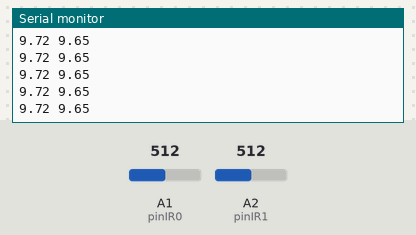
A sketch run on a simulated Arduino Uno, built with avr-gcc and run on an emulated ATmega328P. Shown: the last lines printed to the serial monitor. The inputs (shaded band) are chosen by the test bench; at power-on: A2 (pinIR1) = 512, A1 (pinIR0) = 512.

Above: at 2.7 s.
2.8 s: A2 (pinIR1) set to 80
At 2.86 s:
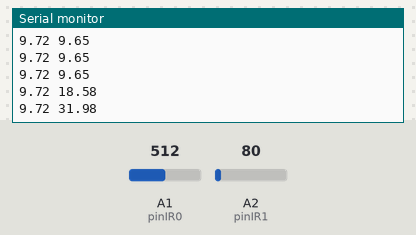
4.3 s: A2 (pinIR1) set to 70
At 4.39 s:
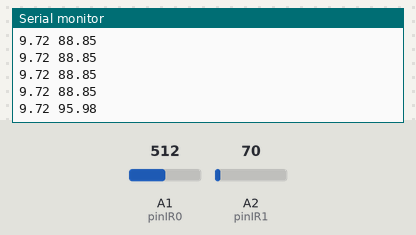
Timing chart, 0 to 7.3 s (numbered marks = the images above; inputs shaded):
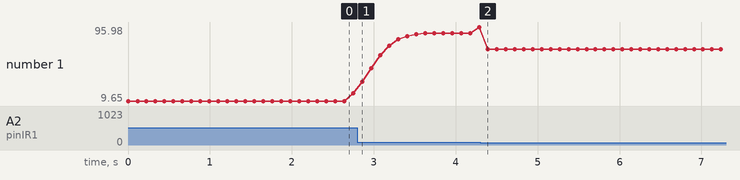

The sketch:

test_ino.ino
```cpp
// #include <PID_v1.h>
// #include <math.h>
// #include <SharpIR.h>
//#include <DistanceGP2Y0A02YK.h>
#include <DistanceGP2Y0A21YK.h>
//#include <MazebusterIR.h>
//#include <SharpIR.h>
#define pinIR0 A1
#define pinIR1 A2
#define pinIR2 A2
//SharpIR sensorLR(pinIR1, 25, 93, 20150);
//DistanceGP2Y0A02YK sensorLR;
//MazebusterIR sensorLR(pinIR1, 11, 25, 93);
float smoothedVal = 0;
DistanceGP2Y0A21YK sensor(0);
DistanceGP2Y0A21YK sensor1(1);
DistanceGP2Y0A21YK sensor2(2);
void setup()
{
  Serial.begin (9600);
  pinMode(pinIR0, INPUT);
  pinMode(pinIR1, INPUT);
  sensor.begin(pinIR0);
  sensor1.begin(pinIR1);
  sensor2.begin(pinIR2);
//  sensorLR.begin(pinIR1);
}

void loop(){
  double sum = 0;
//  double raw = analogRead(pinIR1);
//  for(int i=0; i<20; i++){
//    sum += sensorLR.getDistancemCentimeter2();
//    sum += sensorLR.distance();
//  }
//  double raw =
  //double x = IR1.distance();
//  Serial.println(sensorLR.distance());
//  Serial.print(" ");
  float data = analogRead(pinIR0);
  float data2 = analogRead(pinIR1);
//  double dist =3.06852324338388E-11*pow(data,5) - 5.84564605110099E-08*pow(data,4) + 0.0000426208835385612*pow(data,3) - 0.0145690712120406*pow(data,2) + 2.14262545695821*data - 40.871349341041;
//    double smoothedVal = smooth(dist, 0.5, smoothedVal);
//  double dist = -8.33656097582605E-10*pow(data, 4) + 1.70099164379982E-07*pow(data, 3) + 7.15664379621434E-04*pow(data, 2) - 5.35245811418573E-01*data + 1.40279263671649E+02;
//  smoothedVal = smooth(dist, 0.85, smoothedVal);
//  float dist = pow(data/4120.72436828283,1/-0.93133245362108);
//    delay(100);
    Serial.print(sensor.getDistance2());
    Serial.print(" ");
//    Serial.println(sensor1.getDistanceCm());
//    Serial.print(" ");
    delay(100);
    Serial.println(sensor2.getDistance2());
//  Serial.println(sensor.getDistanceCm());
//    Serial.print(data);
//    Serial.print(" ");
//    Serial.println(data2);
}

float smooth(float data, float filterVal, float smoothedVal) {
  if (filterVal > 1){      // check to make sure param's are within range
    filterVal = .99;
  }
  else if (filterVal <= 0){
    filterVal = 0;
  }

  smoothedVal = (data * (1 - filterVal)) + (smoothedVal  *  filterVal);

  return smoothedVal;
}
```

Measured:
- after the input at 2.8 s, the serial monitor: prints a new line after 0.06 s (image 1)
- plotted number 1: 18.58 → 95.98 after the input at 2.8 s, 95.98 → 70 after the input at 4.3 s
